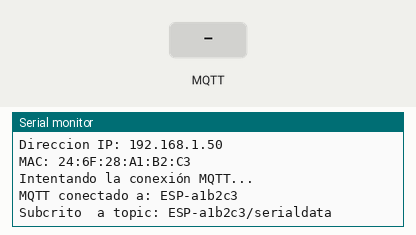
A sketch run on a simulated ESP8266 (NodeMCU). Shown: the last lines printed to the serial monitor. Inputs (shaded band) come from the test bench. WiFi joins after 1.5 s; servers stay silent unless stated; no MQTT or app messages arrive unless stated.

Above: at 2.7 s.
2.8 s: MQTT message "1" arrives on the first subscribed topic
At 3.3 s:
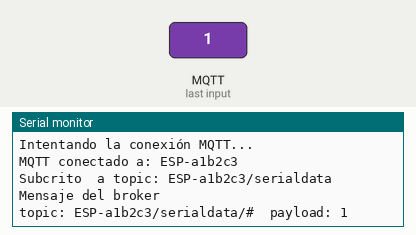
4.3 s: MQTT message "on" arrives on the first subscribed topic
At 5.5 s:
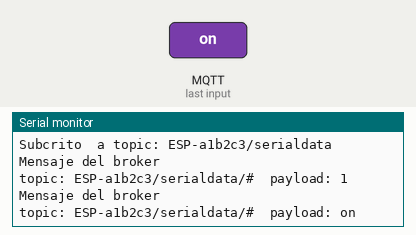
5.8 s: MQTT message "off" arrives on the first subscribed topic
At 6.8 s:
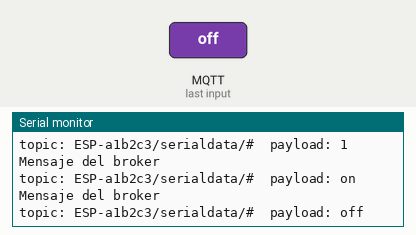

Measured:
- after the input at 2.8 s, the serial monitor: prints a new line at once (image 1)
- after the input at 4.3 s, the serial monitor: prints a new line at once (image 2)
- after the input at 5.8 s, the serial monitor: prints a new line at once (image 3)

The sketch:

rs232_mqtt.ino
```cpp
// (licence header left out)
#include <ESP8266WiFi.h>
#include <PubSubClient.h>

// Update these with values suitable for your network-mqtt.
const char* ssid = "wifiusuario";
const char* password = "wificontrasenya";
const char* mqtt_server = "192.168.x.xxx";
#define mqtt_port 1883
#define MQTT_USER "usuario"
#define MQTT_PASSWORD "contrasenya"
#define MQTT_SERIAL_SUBSCRIBE "/serialdata"
#define MQTT_SERIAL_PUBLISH_CH "/serialdata/tx"
#define MQTT_SERIAL_RECEIVER_CH "/serialdata/rx"

#define bps 115200

String clientId = "ESP-";

WiFiClient wifiClient;

PubSubClient client(wifiClient);

void setup_wifi() {
    delay(10);
    Serial.println();
    Serial.print("Conectando a: ");
    Serial.println(ssid);
    WiFi.begin(ssid, password);                                                       // Connect to network
    while (WiFi.status() != WL_CONNECTED) {
      delay(500);
      Serial.print(".");
    }
    randomSeed(micros());
    uint8_t mac[6];
    WiFi.macAddress(mac);
    String Mac = String(String(mac[3], 16) + String(mac[4], 16) + String(mac[5], 16));
    clientId = clientId + Mac;                                                        // We created a unique id with the and part of the MAC
    Serial.println("");
    Serial.println("WiFi conectado");
    Serial.print("ID: ");
    Serial.println(clientId);
    Serial.print("Direccion IP: ");
    Serial.println(WiFi.localIP());
    Serial.print("MAC: ");
    Serial.println(WiFi.macAddress());
}

void reconnect() {
  while (!client.connected()) {
    Serial.println("Intentando la conexión MQTT...");
    if (client.connect(clientId.c_str(), MQTT_USER, MQTT_PASSWORD)) {
      Serial.print("MQTT conectado a: ");
      Serial.println (clientId);
      String topic = (clientId + "/status");                                         // Once connected, it publishes the online status..
      client.publish((char*) topic.c_str(), "online");
      // we subscribe to /esp8266/serialdata/rx
      const String SubTopic = clientId  + String (MQTT_SERIAL_SUBSCRIBE) + "/#";
      client.subscribe(SubTopic.c_str(), 0);
      Serial.println("Subcrito  a topic: " + String (clientId + MQTT_SERIAL_SUBSCRIBE));
    } else {
      Serial.print("ERROR, rc=");
      Serial.print(client.state());
      Serial.println(" se reintentara en 5 segundos");
      delay(5000);
    }
  }
}

// RX topic to RS232
void callback(char* topic, byte *payload, unsigned int length) {
    if (String(topic) ==  String (clientId + MQTT_SERIAL_RECEIVER_CH)) {
      Serial.write(payload, length);
    } else {
      Serial.println("Mensaje del broker");
      Serial.print("topic: ");
      Serial.print(topic);
      Serial.print("  payload: ");
      for (unsigned int i = 0; i < length; i++) {Serial.print((char)payload[i]);}
      Serial.println();
    }
}

void setup() {
  Serial.begin(bps);
  Serial.setTimeout(500);
  setup_wifi();
  client.setServer(mqtt_server, mqtt_port);
  client.setCallback(callback);
  reconnect();
}


void publishSerialData(char *serialData){
  if (!client.connected()) {
    reconnect();
  }
  String topic = (clientId + MQTT_SERIAL_PUBLISH_CH);
  client.publish((char*) topic.c_str(), serialData);
}

void readSerial() {
static char buffer [128];
static uint8_t index = 0;
  if (Serial.available()){
    char c = Serial.read();
    if (c != '\n'){                                   // NO end of line?
      if (index < 128){                               // Hardware buffer limit? (may be higher)
        buffer[index] = c;
        index++;
      }
      else{
        buffer[index] = '\0';                         // Ending the chain
        index = 0;
        publishSerialData(buffer);
        return;
      }
    }
    else {                                            // If fine linea
      buffer[index] = '\0';
      index = 0;
      publishSerialData(buffer);
    }
  }
}

void loop() {
  client.loop();
  readSerial();
}
```
